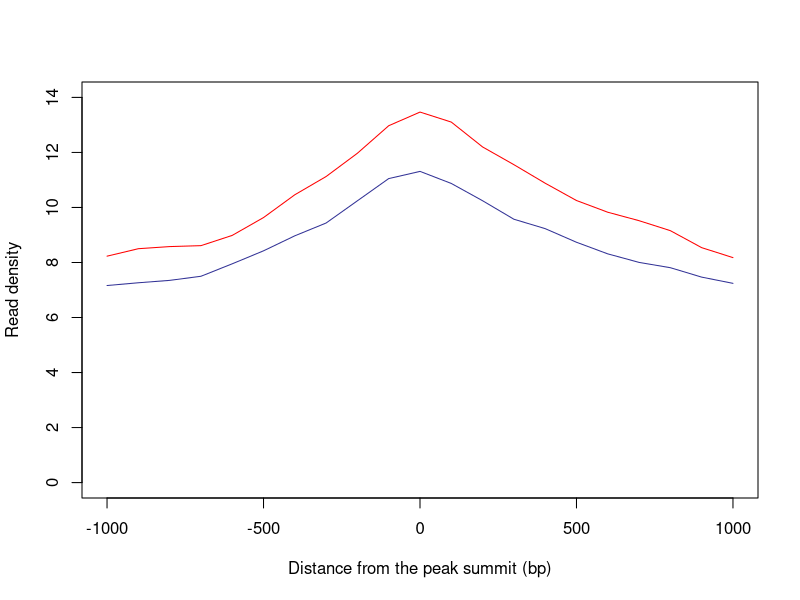

This figure's R source: (Note: this script raises an error after producing the figure.)
# bsnum_allowed=419, bsnum_skipped=0
p1 <- c(8.230,8.501,8.578,8.612,8.985,9.633,10.462,11.125,11.971,12.971,13.467,13.103,12.199,11.555,10.881,10.252,9.826,9.519,9.156,8.539,8.177)
p2 <- c(7.163,7.263,7.350,7.499,7.952,8.424,8.970,9.435,10.243,11.050,11.311,10.872,10.244,9.572,9.230,8.735,8.313,8.003,7.810,7.468,7.242)
x <- seq.int(from=-1000,to=1000,by=100)
ymax <- ceiling(max(c(max(p1),max(p2))))
pdf("promoter.cohesin.pdf",6,6)
plot(x,p1,type="l",col=rgb(1.000,0.000,0.000),xlab="Distance from the peak summit (bp)",ylab="Read density", ylim=c(0, ymax))
lines(x,p2,col=rgb(0.196,0.196,0.588))
polygon(c(x, rev(x)), c(p1_lower, rev(p1_upper)), col=rgb(1.000,0.000,0.000,0.3), border=NA)
polygon(c(x, rev(x)), c(p2_lower, rev(p2_upper)), col=rgb(0.196,0.196,0.588,0.3), border=NA)
legend("bottomleft",c("Rad21_0min","Rad21_45min"),lty=c(1,1),col=c(rgb(1.000,0.000,0.000),rgb(0.196,0.196,0.588)), lwd=1.5)
